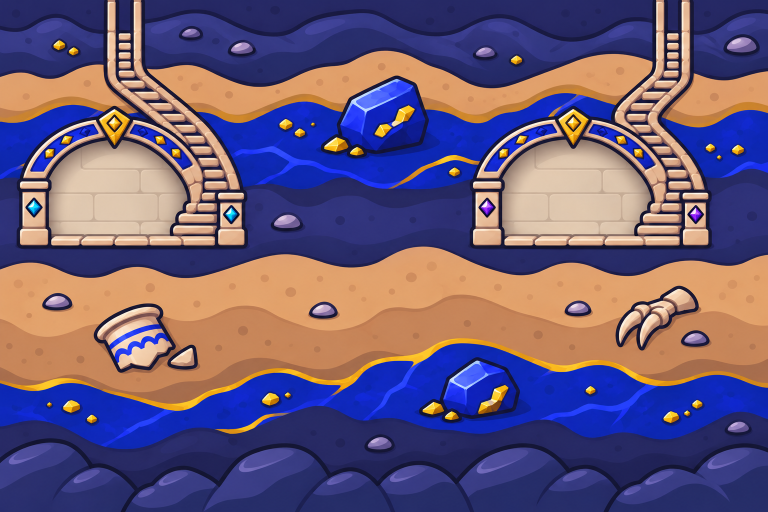
#> input picture assets/subsuelo/escarabajo.png, 1536 x 1024 px (shown at 1/2 size); its folder holds only this picture in this run
$ python subsuelo_arte.py
#> lines starting #> are read from the running program, lines starting #| are printed output that depends on the picture; after the words box and inside, x2 and y2 are one past the last pixel; in counts of white or black regions, pixels touching at a corner belong together
#> further down, im is the input picture: PIL image 1536x1024 RGB; mean R, G, B 106.7, 89.8, 120.5
# Prepara los fondos del subsuelo de la batalla (assets/subsuelo/<tema>.png, 1536×1024): uno por aspecto del castillo,
# con la cripta de tu bando a la izquierda (gemas cian) y la del rival a la derecha (gemas moradas).
# Mide en cada uno el muro del fondo de las dos criptas (donde se pone la bestia), su suelo y las gemas del bando,
# que el juego pinta con el color de cada reino.
# Uso: python3 herramientas/subsuelo_arte.py   → docs/img/subsuelo/<tema>.jpg y subsuelo.json
import json, os, numpy as np
from PIL import Image
from scipy import ndimage
R = os.path.abspath(os.path.join(os.path.dirname(__file__), '..')); SRC = os.path.join(R, 'assets/subsuelo'); OUT = os.path.join(R, 'docs/img/subsuelo')
os.makedirs(OUT, exist_ok=True)
# muros que el contorno no cierra bien (se confunden con el arco o con la tierra): medidos a mano
FIJO = {('pagoda', 'L'): [95, 290, 415, 486], ('marea', 'L'): [88, 290, 402, 476]}
# franjas de la imagen: [0, XA] la cripta de la izquierda con su escalera, [XB, ancho] la de la derecha y en medio la tierra
XA, XB = 525, 922


def hsv(a):
    mx = a.max(-1); mn = a.min(-1); dd = mx - mn + 1e-9; r, g, b = a[..., 0], a[..., 1], a[..., 2]
#> after `dd = mx - mn + 1e-09`:
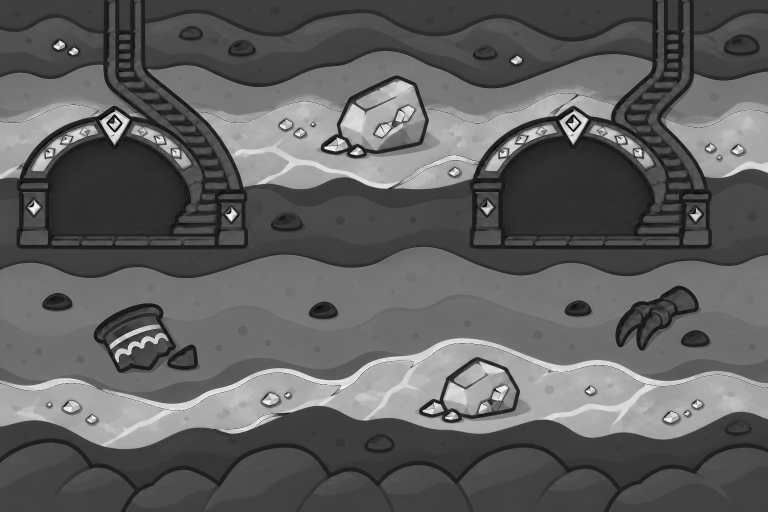
#> dd: shape (1024, 1536) float32 (shown at 1/2 size); min 1e-09, max 0.996, mean 0.375
#> after `r, g, b = (a[..., 0], a[..., 1], a[..., 2])`:
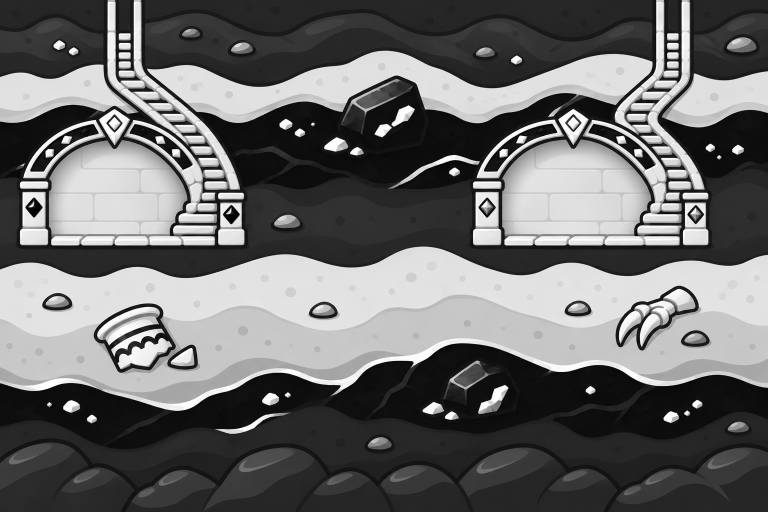
#> r: shape (1024, 1536) float32 (shown at 1/2 size); min 0, max 1, mean 0.419
#> after `r, g, b = (a[..., 0], a[..., 1], a[..., 2])`:
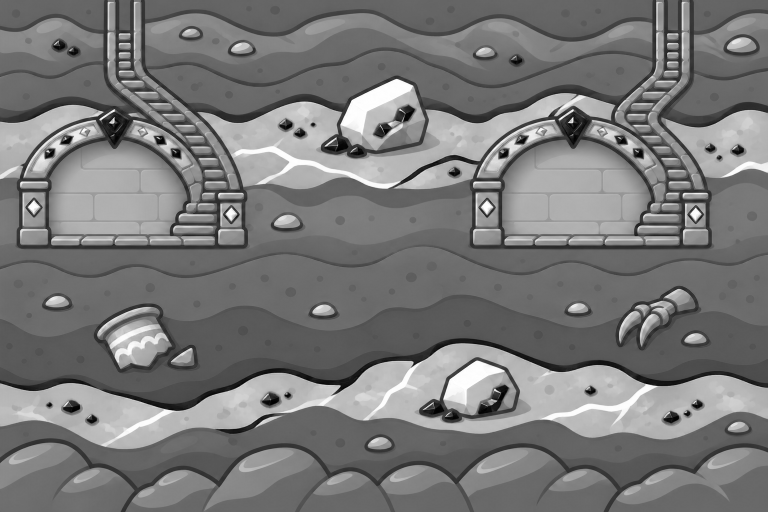
#> b: shape (1024, 1536) float32 (shown at 1/2 size); min 0, max 1, mean 0.473
    h = np.where(mx == r, ((g - b) / dd) % 6, np.where(mx == g, (b - r) / dd + 2, (r - g) / dd + 4)) / 6
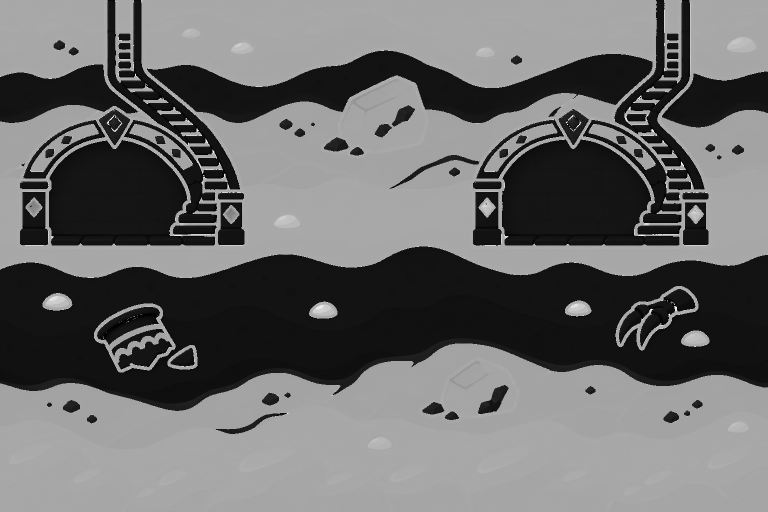
#> h: shape (1024, 1536) float32 (shown at 1/2 size); min 0, max 0.996, mean 0.421
    return h, (mx - mn) / (mx + 1e-9), mx


def muro(lum, sx, sy):
    # la zona clara rodeada por el contorno oscuro que contiene el punto (sx, sy); si se escapa, umbral más alto
    for t in (0.22, 0.3, 0.38, 0.46):
        lab, _ = ndimage.label(~(lum < t)); l = lab[sy, sx]
        if not l: continue
        ys, xs = np.nonzero(ndimage.binary_fill_holes(lab == l))
        if len(xs) > 15000 and xs.max() - xs.min() < 470 and ys.max() - ys.min() < 300: return [int(xs.min()), int(ys.min()), int(xs.max()), int(ys.max())]


res = {'xa': XA, 'xb': XB, 'temas': {}}
for f in sorted(os.listdir(SRC)):
    if not f.endswith('.png'): continue
    n = f[:-4]; im = Image.open(os.path.join(SRC, f)).convert('RGB'); a = np.asarray(im).astype(np.float32) / 255
    lum = a @ np.array([.299, .587, .114]); h, s, v = hsv(a); t = {}
#> after `h, s, v = hsv(a)`:
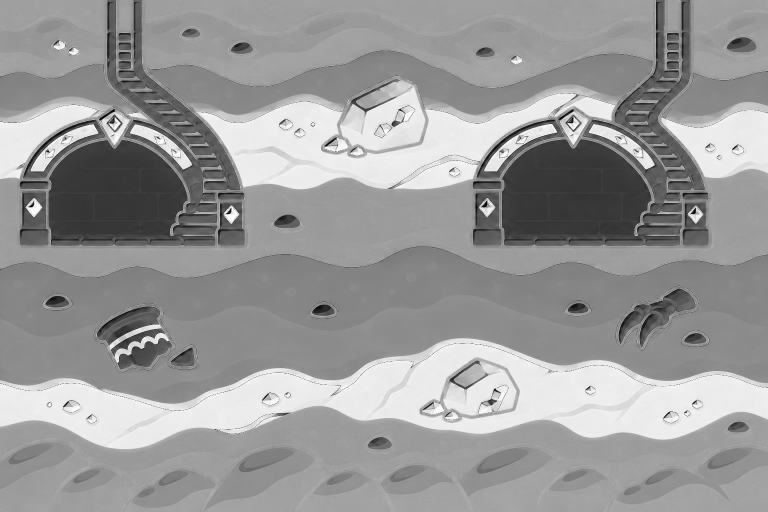
#> s: shape (1024, 1536) float32 (shown at 1/2 size); min 0, max 1, mean 0.603
    for lado, sx in (('L', 200), ('R', 1150)):
        x0, y0, x1, y1 = FIJO.get((n, lado)) or muro(lum, sx, 400)
        if y0 < 270: y0 = 295   # el muro se ha juntado con el arco (hielo): la bóveda empieza hacia aquí en todos
        # gemas del bando: en los dos pilares (a la altura de 395 a 470) y, si la tiene, en la clave del arco
        h0, h1 = (0.44, 0.58) if lado == 'L' else (0.70, 0.86)
        gm = (h >= h0) & (h <= h1) & (s > 0.4) & (v > 0.4); zona = np.zeros_like(gm)
        zona[395:472, x0 - 72:x0 + 2] = True; zona[395:472, x1 - 2:x1 + 100] = True; zona[y0 - 85:y0 + 5, x0 + 60:x1 - 40] = True
        gl, _ = ndimage.label(gm & zona); gemas = []
        for k, sl in enumerate(ndimage.find_objects(gl)):
            w_, h_ = sl[1].stop - sl[1].start, sl[0].stop - sl[0].start
            if 60 <= (gl[sl] == k + 1).sum() <= 2500 and 12 <= w_ <= 60 and 12 <= h_ <= 60 and 0.6 < w_ / h_ < 1.6: gemas.append([sl[1].start - 3, sl[0].start - 3, w_ + 6, h_ + 6])
        t[lado] = {'muro': [x0, y0, x1, y1], 'gemas': [[int(q) for q in g] for g in gemas]}
#> this loop made 2 passes
#> (x0, x1, y1) on passes 1 to 2: (97, 433, 490), (1004, 1362, 490)
#> pass 1, `gm = (h >= h0) & (h <= h1) & (s > 0.4) & (v > 0.4)`:
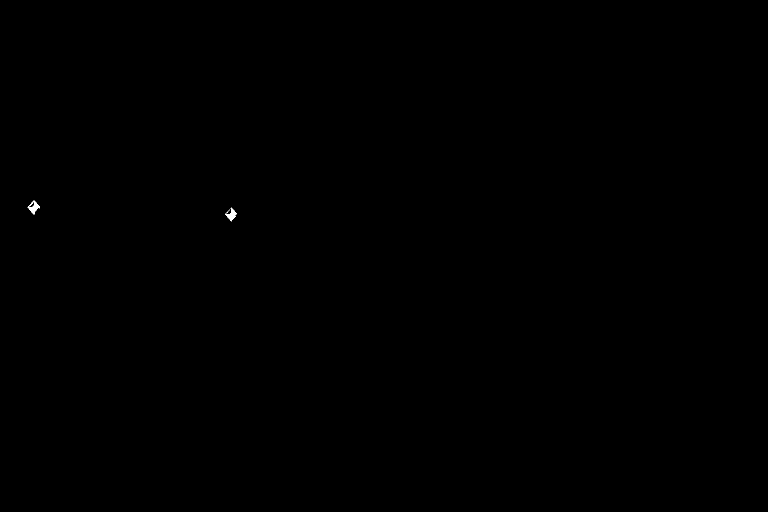
#> gm: shape (1024, 1536) bool (shown at 1/2 size); 0.04% white; 3 white regions (1 under 20 px), largest, box (x1, y1, x2, y2) and area: (55, 401, 80, 429) 291, (451, 415, 474, 443) 263
#> after the loop:
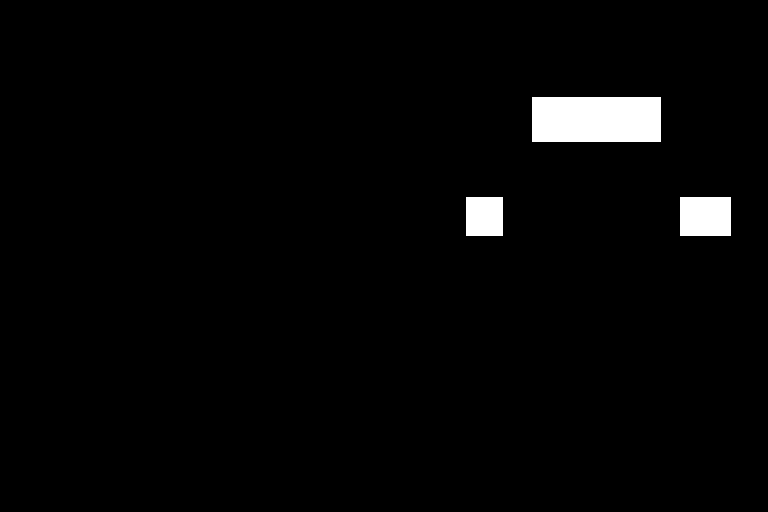
#> zona: shape (1024, 1536) bool (shown at 1/2 size); 2.3% white; 3 white regions, box (x1, y1, x2, y2) and area: (1064, 194, 1322, 284) 23220, (1360, 395, 1462, 472) 7854, (932, 395, 1006, 472) 5698
#> after the loop, t = 2 items
    # la clave del arco solo es gema del bando si las dos criptas la tienen (en el hielo y las setas es un adorno del tema)
    clave = {l: [g for g in t[l]['gemas'] if g[1] < 380] for l in 'LR'}
#> clave = {'L': [], 'R': []}
    if not (clave['L'] and clave['R']):
        for l in 'LR': t[l]['gemas'] = [g for g in t[l]['gemas'] if g[1] >= 380]
    t['fondo'] = '#%02x%02x%02x' % tuple(int(c) for c in np.asarray(im)[-24:].reshape(-1, 3).mean(0))
    res['temas'][n] = t
    im.save(os.path.join(OUT, n + '.jpg'), quality=95, optimize=True, progressive=True, subsampling=0)
    print(n, t['L']['muro'], len(t['L']['gemas']), '|', t['R']['muro'], len(t['R']['gemas']), t['fondo'], os.path.getsize(os.path.join(OUT, n + '.jpg')) // 1024, 'KB')
#| escarabajo [97, 280, 433, 490] 2 | [1004, 279, 1362, 490] 2 #262d69 512 KB
json.dump(res, open(os.path.join(OUT, 'subsuelo.json'), 'w'), separators=(',', ':'))

$ run again, on assets/subsuelo/farol.png
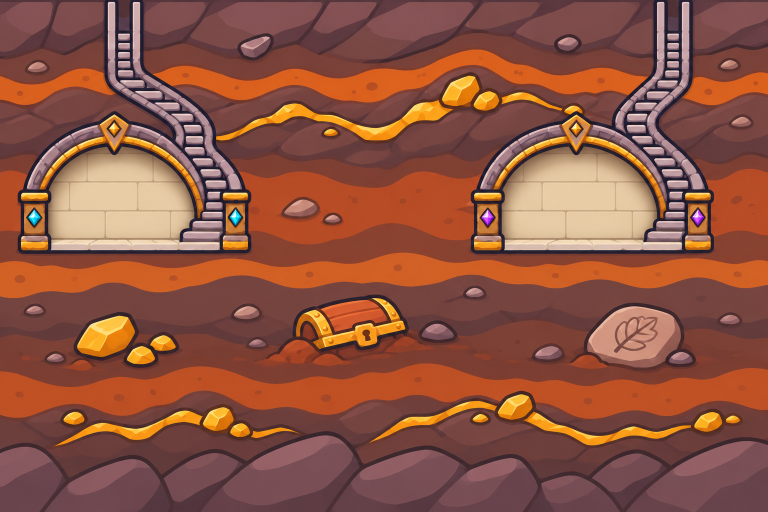
#> input picture assets/subsuelo/farol.png, 1536 x 1024 px (shown at 1/2 size)
#> im is the input picture: PIL image 1536x1024 RGB; mean R, G, B 142.5, 84.6, 66.1
#> `h, s, v = hsv(a)`:
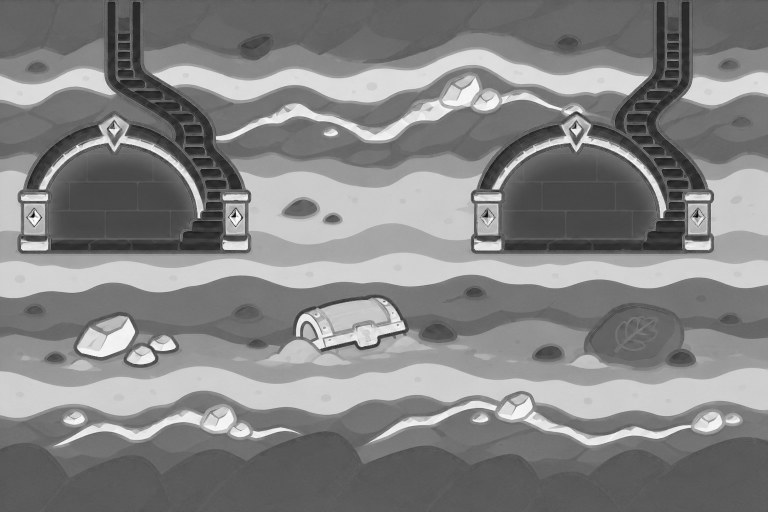
#> s: shape (1024, 1536) float32 (shown at 1/2 size); min 0.00784, max 1, mean 0.52
#> the loop `for lado, sx in (('L', 200), ('R', 1150)):` made 2 passes
#> (x0, x1, y1) on passes 1 to 2: (96, 445, 500), (1003, 1369, 500)
#> after the loop `for lado, sx in (('L', 200), ('R', 1150)):`:
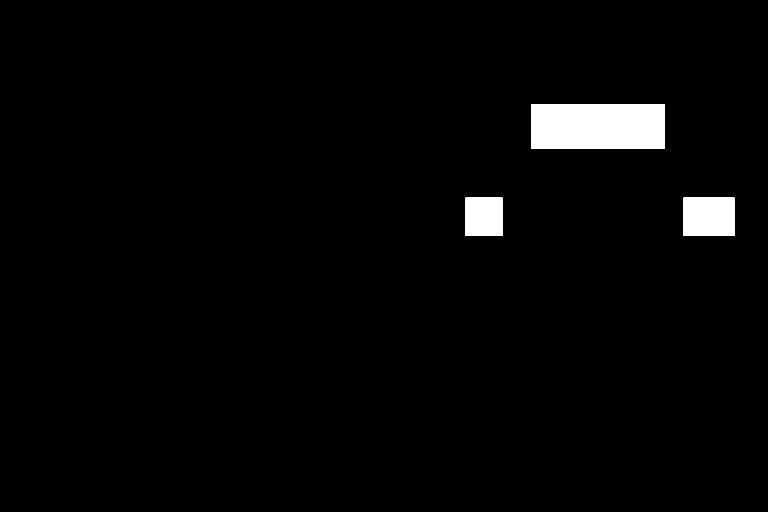
#> zona: shape (1024, 1536) bool (shown at 1/2 size); 2.4% white; 3 white regions, box (x1, y1, x2, y2) and area: (1063, 208, 1329, 298) 23940, (1367, 395, 1469, 472) 7854, (931, 395, 1005, 472) 5698
#> after the loop `for lado, sx in (('L', 200), ('R', 1150)):`: t = 2 items
#> clave = {'L': [], 'R': []}
#| farol [96, 293, 445, 500] 2 | [1003, 293, 1369, 500] 2 #654148 483 KB
